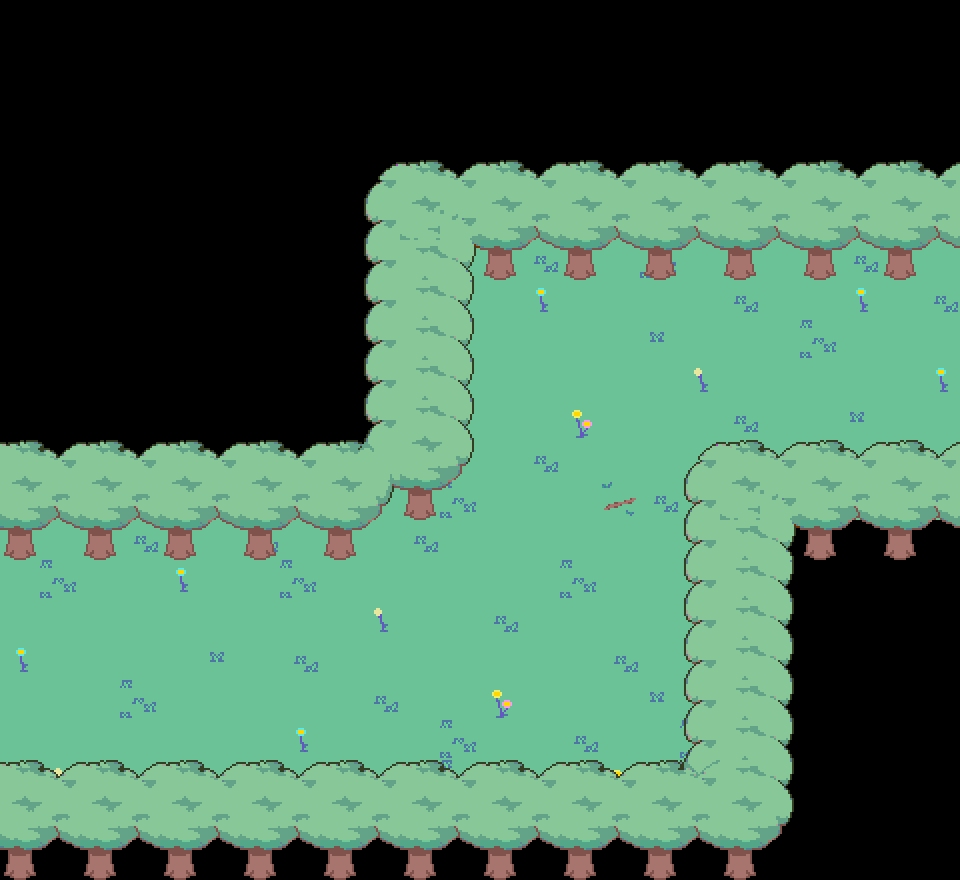

This is a level from a 2D game, rendered from its Tiled map with the project's own tilesets. A one-line summary and the complete map file follow:
An orthogonal 24x22 tile map with 40x40 px tiles, 3 tile layers (Tile Layer 1, Tile Layer 2, TileLayer3) and 17 objects (2x transition, script, alexa_go_to, stacy_go_to, for9, ...).

<map version="1.9" tiledversion="1.9.2" orientation="orthogonal" renderorder="right-down" width="24" height="22" tilewidth="40" tileheight="40" infinite="0" nextlayerid="7" nextobjectid="18">
 <editorsettings>
  <export target="../forest_10.lua" format="lua" />
 </editorsettings>
 <properties>
  <property name="music" value="forest" />
 </properties>
 <tileset firstgid="1" source="../../tilesets/woods.tsx" />
 <layer id="1" name="Tile Layer 1" width="24" height="22">
  <data encoding="csv">
0,0,0,0,0,0,0,0,0,0,0,0,0,0,0,0,0,0,0,0,0,0,0,0,
0,0,0,0,0,0,0,0,0,0,0,0,0,0,0,0,0,0,0,0,0,0,0,0,
0,0,0,0,0,0,0,0,0,0,0,0,0,0,0,0,0,0,0,0,0,0,0,0,
0,0,0,0,0,0,0,0,0,0,0,0,0,0,0,0,0,0,0,0,0,0,0,0,
0,0,0,0,0,0,0,0,0,0,0,0,0,0,0,0,0,0,0,0,0,0,0,0,
0,0,0,0,0,0,0,0,0,0,56,56,56,56,56,56,56,56,56,56,56,56,56,56,
0,0,0,0,0,0,0,0,0,0,56,56,56,41,56,56,39,56,56,56,56,41,56,56,
0,0,0,0,0,0,0,0,0,0,56,56,56,3,56,56,56,56,41,56,56,3,56,41,
0,0,0,0,0,0,0,0,0,0,56,56,56,56,56,56,40,56,56,56,39,56,56,56,
0,0,0,0,0,0,0,0,0,0,56,56,56,56,56,56,56,38,56,56,56,56,56,3,
0,0,0,0,0,0,0,0,0,0,56,56,56,56,2,56,56,56,41,56,56,40,56,56,
0,0,0,0,0,0,0,0,0,0,56,40,56,41,56,56,56,56,56,56,56,56,56,56,
56,56,56,56,56,56,56,56,56,56,56,39,56,56,56,10,41,56,56,56,56,56,56,56,
56,56,56,41,56,56,41,56,56,56,41,56,56,56,56,56,56,56,56,0,0,0,0,0,
56,39,56,56,3,56,56,39,56,56,56,56,56,56,39,56,56,56,56,0,0,0,0,0,
56,56,56,56,56,56,56,56,56,38,56,56,41,56,56,56,56,56,56,0,0,0,0,0,
3,56,56,56,56,40,56,41,56,56,56,56,56,56,56,41,56,56,56,0,0,0,0,0,
56,56,56,39,56,56,56,56,56,41,56,56,2,56,56,56,40,56,56,0,0,0,0,0,
56,56,56,56,56,56,56,3,56,56,56,39,56,56,41,56,56,39,56,0,0,0,0,0,
56,38,38,56,56,56,56,56,56,56,56,39,56,56,56,2,56,56,56,0,0,0,0,0,
0,0,0,0,0,0,0,0,0,0,0,0,0,0,0,0,0,0,0,0,0,0,0,0,
0,0,0,0,0,0,0,0,0,0,0,0,0,0,0,0,0,0,0,0,0,0,0,0
</data>
 </layer>
 <layer id="2" name="Tile Layer 2" width="24" height="22">
  <data encoding="csv">
0,0,0,0,0,0,0,0,0,0,0,0,0,0,0,0,0,0,0,0,0,0,0,0,
0,0,0,0,0,0,0,0,0,0,0,0,0,0,0,0,0,0,0,0,0,0,0,0,
0,0,0,0,0,0,0,0,0,0,0,0,0,0,0,0,0,0,0,0,0,0,0,0,
0,0,0,0,0,0,0,0,0,0,0,0,0,0,0,0,0,0,0,0,0,0,0,0,
0,0,0,0,0,0,0,0,0,179,134,135,134,135,134,135,134,135,134,135,134,135,134,135,
0,0,0,0,0,0,0,0,0,93,145,198,145,146,145,146,145,146,145,146,145,146,145,146,
0,0,0,0,0,0,0,0,0,93,94,122,156,157,156,157,156,157,156,157,156,157,156,157,
0,0,0,0,0,0,0,0,0,93,94,95,0,0,0,0,0,0,0,0,0,0,0,0,
0,0,0,0,0,0,0,0,0,93,94,95,0,0,0,0,0,0,0,0,0,0,0,0,
0,0,0,0,0,0,0,0,0,93,94,95,0,0,0,0,0,0,0,0,0,0,0,0,
0,0,0,0,0,0,0,0,0,93,94,95,0,0,0,0,0,0,0,0,0,0,0,0,
134,135,134,135,134,135,134,135,189,190,105,106,0,0,0,0,0,179,134,135,134,135,134,135,
145,146,145,146,145,146,145,146,200,201,116,117,0,0,0,0,0,93,145,198,145,146,145,146,
156,157,156,157,156,157,156,157,211,212,0,0,0,0,0,0,0,93,94,122,156,157,156,157,
0,0,0,0,0,0,0,0,0,0,0,0,0,0,0,0,0,93,94,95,0,0,0,0,
0,0,0,0,0,0,0,0,0,0,0,0,0,0,0,0,0,93,94,95,0,0,0,0,
0,0,0,0,0,0,0,0,0,0,0,0,0,0,0,0,0,93,94,95,0,0,0,0,
0,0,0,0,0,0,0,0,0,0,0,0,0,0,0,0,0,93,94,95,0,0,0,0,
0,0,0,0,0,0,0,0,0,0,0,0,0,0,0,0,0,93,94,95,0,0,0,0,
134,135,134,135,134,135,134,135,134,135,134,135,134,135,134,135,134,124,94,95,0,0,0,0,
145,146,145,146,145,146,145,146,145,146,145,146,145,146,145,146,145,146,105,106,0,0,0,0,
156,157,156,157,156,157,156,157,156,157,156,157,156,157,156,157,156,157,112,113,0,0,0,0
</data>
 </layer>
 <objectgroup id="3" name="collision">
  <object id="1" x="0" y="0" width="460" height="520" />
  <object id="2" x="0" y="520" width="360" height="40" />
  <object id="3" x="440" y="0" width="520" height="280" />
  <object id="4" x="700" y="480" width="280" height="400" />
  <object id="5" x="0" y="800" width="720" height="80" />
 </objectgroup>
 <objectgroup id="4" name="objects">
  <object id="8" name="script" x="460" y="520" width="240" height="20">
   <properties>
    <property name="cutscene" value="forest.trip" />
    <property name="once" type="bool" value="true" />
   </properties>
  </object>
  <object id="10" name="transition" x="0" y="560" width="15" height="240">
   <properties>
    <property name="map" value="forest_9" />
    <property name="marker" value="for10" />
   </properties>
  </object>
  <object id="16" name="transition" x="945" y="280" width="15" height="240">
   <properties>
    <property name="map" value="forest_puzzle4" />
    <property name="marker" value="for10" />
   </properties>
  </object>
 </objectgroup>
 <objectgroup id="5" name="markers">
  <object id="6" name="alexa_go_to" x="620" y="520">
   <point />
  </object>
  <object id="7" name="stacy_go_to" x="520" y="520">
   <point />
  </object>
  <object id="9" name="for9" x="40" y="680">
   <point />
  </object>
  <object id="11" name="camera" x="570" y="480">
   <point />
  </object>
  <object id="12" name="alexa_sit" x="560" y="280">
   <point />
  </object>
  <object id="13" name="stacy_sit" x="640" y="280">
   <point />
  </object>
  <object id="14" name="camera2" x="600" y="280">
   <point />
  </object>
  <object id="15" name="lead" x="600" y="360">
   <point />
  </object>
  <object id="17" name="fp4" x="920" y="360">
   <point />
  </object>
 </objectgroup>
 <layer id="6" name="TileLayer3" width="24" height="22">
  <data encoding="csv">
0,0,0,0,0,0,0,0,0,0,0,0,0,0,0,0,0,0,0,0,0,0,0,0,
0,0,0,0,0,0,0,0,0,0,0,0,0,0,0,0,0,0,0,0,0,0,0,0,
0,0,0,0,0,0,0,0,0,0,0,0,0,0,0,0,0,0,0,0,0,0,0,0,
0,0,0,0,0,0,0,0,0,0,0,0,0,0,0,0,0,0,0,0,0,0,0,0,
0,0,0,0,0,0,0,0,0,179,134,135,134,135,134,135,134,135,134,135,134,135,134,135,
0,0,0,0,0,0,0,0,0,93,145,198,145,146,145,146,145,146,145,146,145,146,145,146,
0,0,0,0,0,0,0,0,0,93,94,122,114,157,114,157,114,157,114,157,114,157,114,157,
0,0,0,0,0,0,0,0,0,93,94,95,0,0,0,0,0,0,0,0,0,0,0,0,
0,0,0,0,0,0,0,0,0,93,94,95,0,0,0,0,0,0,0,0,0,0,0,0,
0,0,0,0,0,0,0,0,0,93,94,95,0,0,0,0,0,0,0,0,0,0,0,0,
0,0,0,0,0,0,0,0,0,93,94,95,0,0,0,0,0,0,0,0,0,0,0,0,
134,135,134,135,134,135,134,135,189,190,105,106,0,0,0,0,0,179,134,135,134,135,134,135,
145,146,145,146,145,146,145,146,200,201,114,117,0,0,0,0,0,93,145,198,145,146,145,146,
114,157,114,157,114,157,114,157,114,212,0,0,0,0,0,0,0,93,94,122,114,157,114,157,
0,0,0,0,0,0,0,0,0,0,0,0,0,0,0,0,0,93,94,95,0,0,0,0,
0,0,0,0,0,0,0,0,0,0,0,0,0,0,0,0,0,93,94,95,0,0,0,0,
0,0,0,0,0,0,0,0,0,0,0,0,0,0,0,0,0,93,94,95,0,0,0,0,
0,0,0,0,0,0,0,0,0,0,0,0,0,0,0,0,0,93,94,95,0,0,0,0,
0,0,0,0,0,0,0,0,0,0,0,0,0,0,0,0,0,93,94,95,0,0,0,0,
134,135,134,135,134,135,134,135,134,135,134,135,134,135,134,135,134,124,94,95,0,0,0,0,
145,146,145,146,145,146,145,146,145,146,145,146,145,146,145,146,145,146,105,106,0,0,0,0,
114,157,114,157,114,157,114,157,114,157,114,157,114,157,114,157,114,157,114,113,0,0,0,0
</data>
 </layer>
</map>
